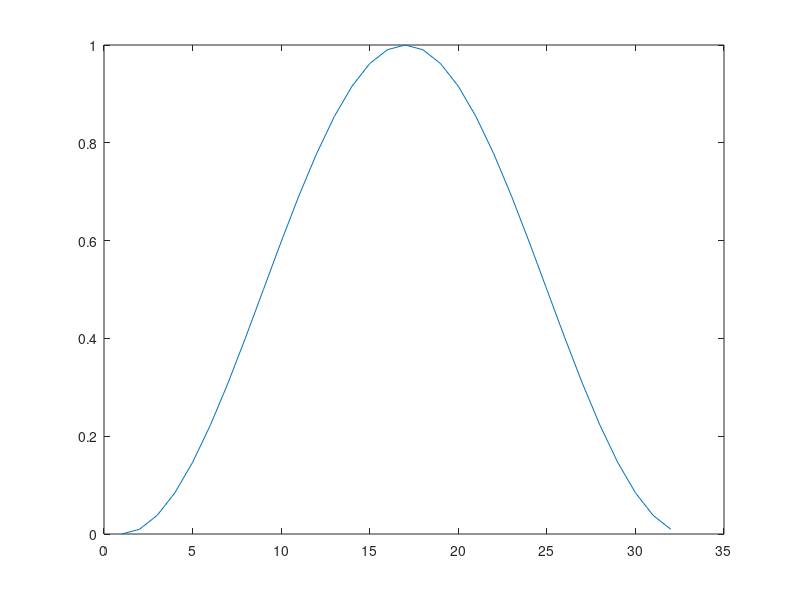

The MATLAB script that drew this image:
N = 32;
n = [0:N-1]-N/2;
alpha = 2;
##x = 0.5 *(1- cos(2*pi*n/N))
x = cos(pi*n/N).^2

x_coherent = sum(x)/N
x_enbw = N*sum(abs(x).^2)/(sum(x).^2)
x_pl = 10*log10(1/x_enbw)
x_scallop = 20*log10(abs(sum(x.*exp(-j*pi*n/N)))/sum(x))
x_worst = x_pl + x_scallop
plot(x)
